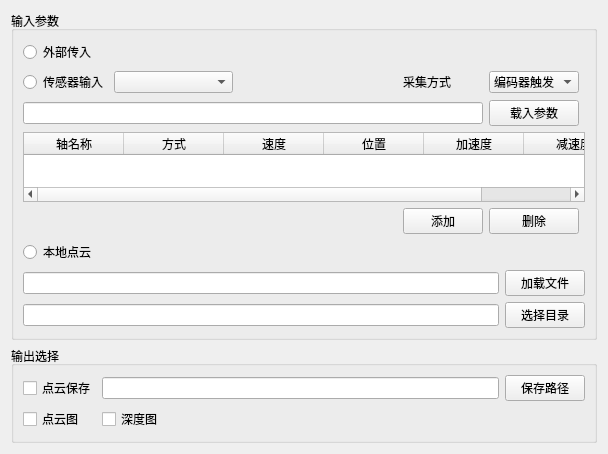
<?xml version="1.0" encoding="UTF-8"?>
<ui version="4.0">
 <class>PCSrcInForm</class>
 <widget class="QWidget" name="PCSrcInForm">
  <property name="geometry">
   <rect>
    <x>0</x>
    <y>0</y>
    <width>608</width>
    <height>439</height>
   </rect>
  </property>
  <property name="windowTitle">
   <string>Form</string>
  </property>
  <layout class="QVBoxLayout" name="verticalLayout" stretch="6,2">
   <item>
    <widget class="QGroupBox" name="groupBox">
     <property name="title">
      <string>输入参数</string>
     </property>
     <layout class="QVBoxLayout" name="verticalLayout_2" stretch="1,0,1,1,1">
      <item>
       <widget class="QRadioButton" name="sdkin">
        <property name="text">
         <string>外部传入</string>
        </property>
       </widget>
      </item>
      <item>
       <layout class="QGridLayout" name="gridLayout" columnstretch="1,3,4,1,1,0">
        <item row="0" column="0">
         <widget class="QRadioButton" name="sensor">
          <property name="text">
           <string>传感器输入</string>
          </property>
         </widget>
        </item>
        <item row="4" column="4">
         <widget class="QPushButton" name="axDel">
          <property name="text">
           <string>删除</string>
          </property>
         </widget>
        </item>
        <item row="0" column="1">
         <widget class="QComboBox" name="cbSensorSelected"/>
        </item>
        <item row="3" column="0" colspan="6">
         <widget class="QTableWidget" name="axMotionList">
          <column>
           <property name="text">
            <string>轴名称</string>
           </property>
          </column>
          <column>
           <property name="text">
            <string>方式</string>
           </property>
          </column>
          <column>
           <property name="text">
            <string>速度</string>
           </property>
          </column>
          <column>
           <property name="text">
            <string>位置</string>
           </property>
          </column>
          <column>
           <property name="text">
            <string>加速度</string>
           </property>
          </column>
          <column>
           <property name="text">
            <string>减速度</string>
           </property>
          </column>
         </widget>
        </item>
        <item row="4" column="3">
         <widget class="QPushButton" name="axAdd">
          <property name="text">
           <string>添加</string>
          </property>
         </widget>
        </item>
        <item row="0" column="4">
         <widget class="QComboBox" name="methosSelect">
          <item>
           <property name="text">
            <string>编码器触发</string>
           </property>
          </item>
          <item>
           <property name="text">
            <string>外部DI触发</string>
           </property>
          </item>
          <item>
           <property name="text">
            <string>连续采集</string>
           </property>
          </item>
         </widget>
        </item>
        <item row="0" column="3">
         <widget class="QLabel" name="label">
          <property name="text">
           <string>采集方式</string>
          </property>
         </widget>
        </item>
        <item row="1" column="0" colspan="4">
         <widget class="QLineEdit" name="paramsPath"/>
        </item>
        <item row="1" column="4">
         <widget class="QPushButton" name="sensorParams">
          <property name="text">
           <string>载入参数</string>
          </property>
         </widget>
        </item>
       </layout>
      </item>
      <item>
       <widget class="QRadioButton" name="locPc">
        <property name="text">
         <string>本地点云</string>
        </property>
       </widget>
      </item>
      <item>
       <layout class="QHBoxLayout" name="horizontalLayout_2">
        <item>
         <widget class="QLineEdit" name="LocPicFile"/>
        </item>
        <item>
         <widget class="QPushButton" name="selectFile">
          <property name="text">
           <string>加载文件</string>
          </property>
         </widget>
        </item>
       </layout>
      </item>
      <item>
       <layout class="QHBoxLayout" name="horizontalLayout_4">
        <item>
         <widget class="QLineEdit" name="LocPicDir"/>
        </item>
        <item>
         <widget class="QPushButton" name="selecteDir">
          <property name="text">
           <string>选择目录</string>
          </property>
         </widget>
        </item>
       </layout>
      </item>
     </layout>
    </widget>
   </item>
   <item>
    <widget class="QGroupBox" name="groupBox_2">
     <property name="title">
      <string>输出选择</string>
     </property>
     <layout class="QGridLayout" name="gridLayout_2">
      <item row="2" column="0">
       <widget class="QCheckBox" name="soutPC">
        <property name="text">
         <string>点云图</string>
        </property>
       </widget>
      </item>
      <item row="1" column="0">
       <widget class="QCheckBox" name="pcSaveFile">
        <property name="text">
         <string>点云保存</string>
        </property>
       </widget>
      </item>
      <item row="2" column="1">
       <widget class="QCheckBox" name="soutDeptPIC">
        <property name="text">
         <string>深度图</string>
        </property>
       </widget>
      </item>
      <item row="1" column="1">
       <widget class="QLineEdit" name="saveDirText"/>
      </item>
      <item row="1" column="2">
       <widget class="QPushButton" name="savePath">
        <property name="text">
         <string>保存路径</string>
        </property>
       </widget>
      </item>
     </layout>
    </widget>
   </item>
  </layout>
 </widget>
 <resources/>
 <connections/>
</ui>
